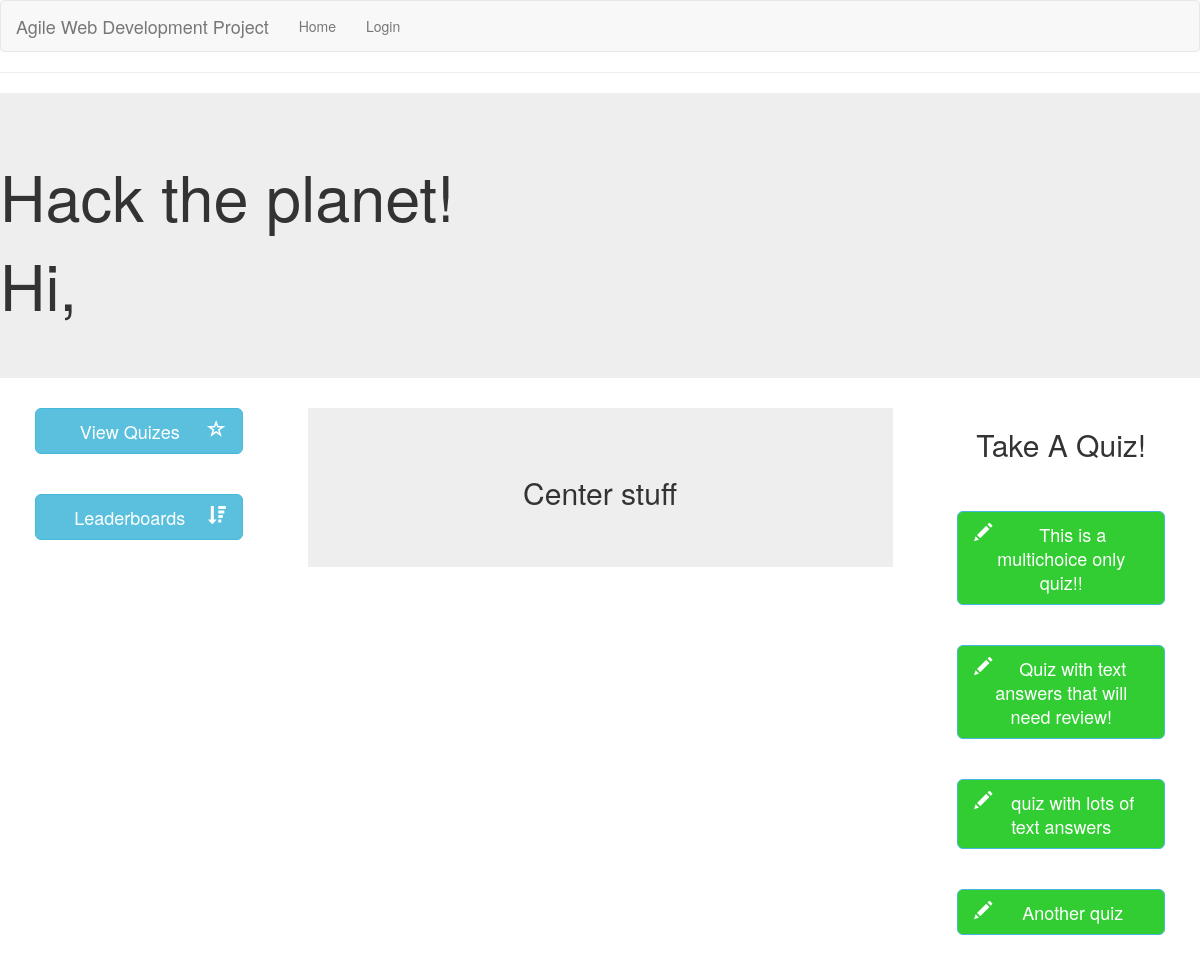
/index, run on the app's committed database.
### app/models.py (models this page shows)
class Qset(db.Model):
    id = db.Column(db.Integer, primary_key=True)
    title = db.Column(db.String(128))
    is_active = db.Column(db.Boolean)

### app/routes.py (the view)
@app.route('/')
@app.route('/index')
def index():
    quizes = Qset.query.filter_by(is_active=True).all()
    return render_template('index.html', title='Home', quizes=quizes)

### app/templates/index.html
{% extends "base.html" %}
{% block content %}
    <div class="jumbotron">
        <h1>Hack the planet!</h1>
        <h1>Hi, {{ current_user.username }}</h1>
    </div>
    <div class="row">
        <div class="col-sm-3">
            {% include 'side_menu.html' %}
        </div>
        <div class="col-sm-6">
            <div class="jumbotron">
                <h2 style="text-align: center;">Center stuff</h2>
            </div>
        </div>
        <div class="col-sm-3">
            <h2 style="text-align: center;">Take A Quiz!</h2>
            <br><br>
            {% for quiz in quizes %}
                {% if quiz.is_active %}
                    <a href="{{ url_for('take_quiz')}}?quiz={{ quiz.id }}" class="center-block btn btn-info btn-lg"
                        style="width: 75%; text-align: center; background-color: limegreen; white-space: normal;">
                        <span class="glyphicon glyphicon-pencil pull-left"></span> &nbsp;{{ quiz.title }}
                    </a>
                    <br><br>
                {% endif %}
            {% endfor %}
        </div>
    </div>
{% endblock %}

### data on the page
Qset: title "This is a multichoice only quiz!!"
Qset: title "Quiz with text answers that will need review!"
Qset: title "quiz with lots of text answers"
Qset: title "Another quiz"
